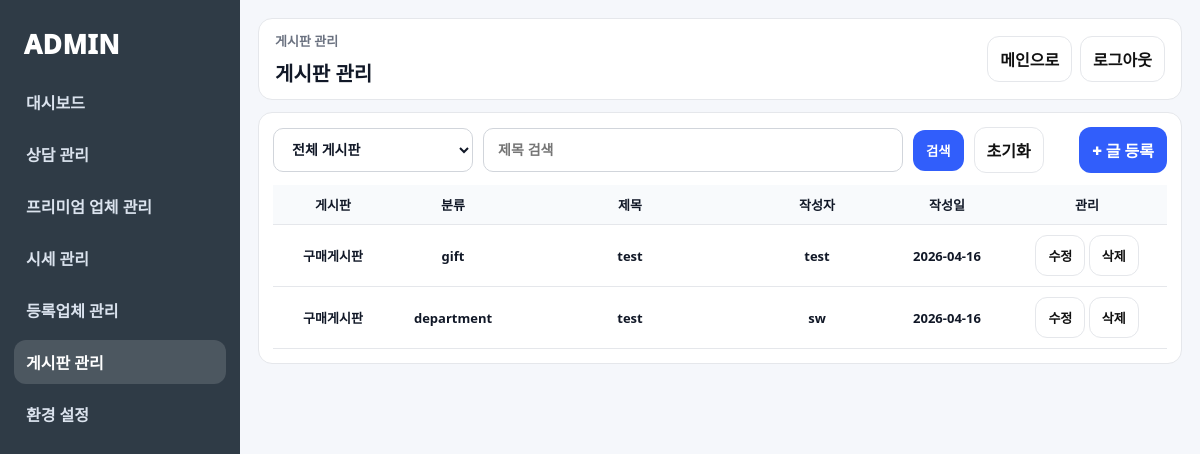
Screenshot of /adm/boards/ (signed in) with the database file from the repository.
### leads/models.py (models this page shows, shortened)
class BoardPost(models.Model):
    class BoardType(models.TextChoices):
        BUY = "BUY", "구매게시판"
        SELL = "SELL", "판매게시판"
    class Category(models.TextChoices):
        DEPARTMENT = "department", "백화점"
        GIFT = "gift", "상품권"
        ETC = "etc", "기타"
    board_type = models.CharField(max_length=20, choices=BoardType.choices)
    category = models.CharField(
        max_length=20,
        choices=Category.choices,
        default=Category.ETC
    )
    title = models.CharField(max_length=200)
    content = models.TextField(blank=True)
    giftcard_type = models.CharField("상품권 종류", max_length=100, blank=True)
    face_value = models.IntegerField("상품권 금액", default=0)
    price = models.IntegerField("희망가격", default=0)
    available_date = models.DateField("거래 가능일", null=True, blank=True)
    image = models.ImageField(upload_to="board/", blank=True, null=True)
    author = models.ForeignKey(
        settings.AUTH_USER_MODEL,
        on_delete=models.SET_NULL,
        null=True,
        blank=True,
        related_name="board_posts"
    )
    is_active = models.BooleanField(default=True)
    created_at = models.DateTimeField(auto_now_add=True)

### leads/views.py (the view)
# urls.py: path("adm/boards/", views.adm_board_list, name="adm_board_list"),
@login_required
def adm_board_list(request):
    board_type = request.GET.get("board_type", "").strip()
    q = request.GET.get("q", "").strip()
    qs = BoardPost.objects.all().order_by("-created_at")
    if board_type:
        qs = qs.filter(board_type=board_type)
    if q:
        qs = qs.filter(title__icontains=q)
    return render(request, "adm/board_list.html", {
        "posts": qs,
        "board_type": board_type,
        "q": q,
        "board_choices": BoardPost.BoardType.choices,
        "active_menu": "boards",
    })

### leads/context_processors.py (called while the page is built)
def side_company_box(request):
    if not request.user.is_authenticated:
        return {
            "side_favorites": [],
            "side_recent_companies": [],
        }
    favorites = (
        FavoriteCompany.objects
        .filter(user=request.user)
        .select_related("company")
        .order_by("-created_at")[:5]
    )
    recent = (
        RecentView.objects
        .filter(user=request.user)
        .select_related("company")
        .order_by("-viewed_at")[:5]
    )
    return {
        "side_favorites": favorites,
        "side_recent_companies": recent,
    }

def visitor_count(request):
    today = timezone.now().date()
    today_obj = VisitorCount.objects.filter(date=today).first()
    today_count = today_obj.count if today_obj else 0
    total_count = VisitorCount.objects.aggregate(total=Sum("count"))["total"] or 0
    return{
        'today_visitors':today_count,
        'total_visitors':total_count,
    }

### templates/adm/board_list.html (shortened to what this page needs)
{% extends "adm/base.html" %}
{% block breadcrumbs %}게시판 관리{% endblock %}
{% block page_title %}게시판 관리{% endblock %}
{% block content %}
<div class="cardx">
  <form method="get" class="toolbarx" style="display:flex; gap:10px; align-items:center; flex-wrap:wrap;">
    <select name="board_type" class="inputx">
      <option value="">전체 게시판</option>
    </select>
    <input class="inputx" name="q" value="{{ q }}" placeholder="제목 검색">
    <button class="btnx primary" type="submit">검색</button>
    <a class="btnx" href="{% url 'adm_board_list' %}">초기화</a>
    <a class="btnx primary" href="{% url 'adm_board_create' %}">+ 글 등록</a>
  </form>
  <div class="tablewrap" style="margin-top:12px;">
    <table class="tablex">
      <thead>
        <tr>
          <th style="width:120px;">게시판</th>
          <th style="width:120px;">분류</th>
          <th>제목</th>
          <th style="width:140px;">작성자</th>
          <th style="width:120px;">작성일</th>
          <th style="width:160px; text-align:center;">관리</th>
        </tr>
      </thead>
      <tbody>
        {% for p in posts %}
        <tr>
          <td>{{ p.get_board_type_display }}</td>
          <td>{{ p.category|default:"-" }}</td>
          <td>{{ p.title }}</td>
          <td>{{ p.author.username|default:"-" }}</td>
          <td>{{ p.created_at|date:"Y-m-d" }}</td>
          <td style="text-align:center;">
            <a class="btnx" href="{% url 'adm_board_update' p.id %}">수정</a>
            <a class="btnx danger" href="{% url 'adm_board_delete' p.id %}">삭제</a>
          </td>
        </tr>
        {% empty %}
        <tr>
          <td colspan="6" style="text-align:center; padding:20px;">데이터가 없습니다.</td>
        </tr>
        {% endfor %}
      </tbody>
    </table>
  </div>
</div>
{% endblock %}

### static/adm/css/adm.css (style rules this page uses)
:root { --bg:#f5f7fb; --card:#ffffff; --line:#e5e7eb; --text:#111827; --muted:#6b7280; --sidebar:#2f3b46; --blue:#315efb; }
* { box-sizing:border-box; }
body { margin:0; font-family:system-ui,-apple-system,"Segoe UI",Roboto,"Noto Sans KR",sans-serif; color:var(--text); background:var(--bg); }
.tablex { width:100%; border-collapse:collapse; }
.tablex th,.tablex td { padding:11px 12px; border-bottom:1px solid var(--line); text-align:center; font-weight:800; font-size:13px; }
.tablex th,.tablex td { padding:10px 12px; border-bottom:1px solid var(--line); }
.tablex thead th { background:#f8fafc; font-weight:900; }
.tablewrap { overflow:auto; }
.inputx { width:100%; max-width:420px; padding:10px 12px; border-radius:12px; border:1px solid var(--line); background:#fff; outline:none; font-weight:800; }
select.inputx { max-width:200px; }
.btnx { display:inline-flex; align-items:center; justify-content:center; padding:10px 12px; border-radius:12px; border:1px solid var(--line); background:#fff; text-decoration:none; font-weight:1000; color:#111; cursor:pointer; }
.btnx.primary { background:var(--blue); color:#fff; border-color:transparent; }
.cardx { background:var(--card); border:1px solid var(--line); border-radius:14px; padding:14px; }
.inputx, .field input[type="text"], .field input[type="url"], .field input[type="number"], .field input[type="color"], .field input[type="file"], .field select, .field textarea { width:100%; min-height:44px; padding:0 14px; border:1px solid #d1d5db; border-radius:10px; background:#fff; color:#111827; font-size:14px; box-sizing:border-box; outline:none; transition:border-color .2s ease, box-shadow .2s ease; }
.cardx form { width:100%; }

### rows the page displays
BoardPost: board_type "구매게시판", category "gift", title "test", author.username "test", created_at "2026-04-16"
BoardPost: board_type "구매게시판", category "department", title "test", author.username "sw", created_at "2026-04-16"
